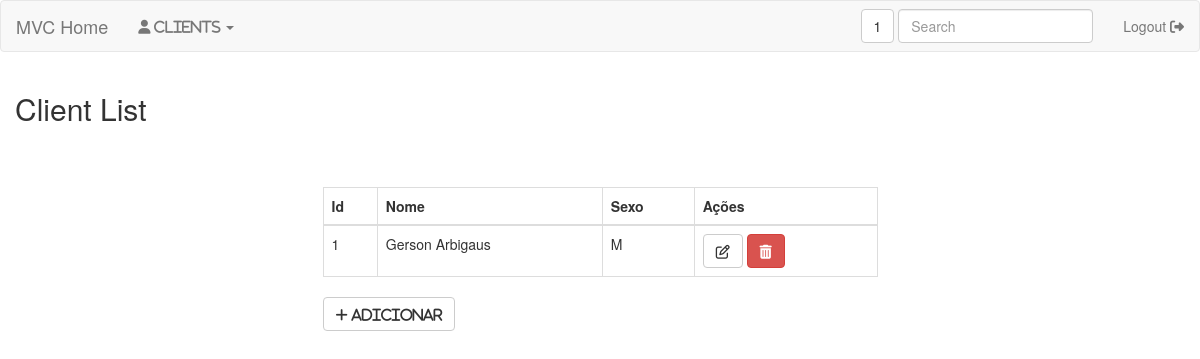
The app's page /clients, older data.
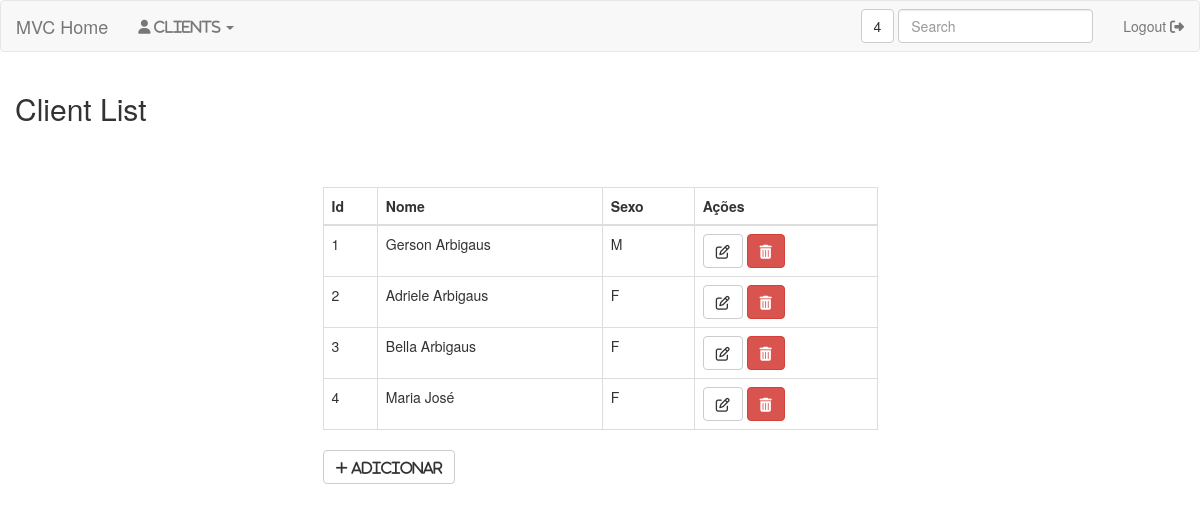
The same page, newer data.
### tables this page shows
CREATE TABLE `tab_clients` (
  `id_client` int(11) NOT NULL,
  `client_name` varchar(80) NOT NULL,
  `client_genre` varchar(1) NOT NULL
);

### core/Controller.php (called while the page is built, shortened)
<?php
class Controller {
	public function loadTemplate($viewName, $viewData = array()){
		$count_client = Clients::CountClients();
		include 'views/template.php';
	}
	public function loadViewInTemplate($viewName, $viewData = array()){
		extract($viewData);
		include 'views/'.$viewName.'.php';
	}
}

### controllers/clientsController.php (called while the page is built, shortened)
<?php
class clientsController extends Controller{
	public function index(){
		$data = array();
		Clients::ReadAll();
		$data['list_client'] = Clients::getResult();
		$this->loadTemplate("clients_list",$data);
	}
}

### core/Core.php (called while the page is built, shortened)
<?php
class Core{
	public function run(){
		$url = '/'.((isset($_GET['q']))?$_GET['q']:'');
		$params = array();
		if(!empty($url) && $url != '/') {
			$url = explode('/', $url);
			array_shift($url);
			$currentController = $url[0].'Controller';
			array_shift($url);
			if(isset($url[0])) {
				$currentAction = $url[0];
				array_shift($url);
			}else{
				$currentAction = 'index';
			}
		}else{
			$currentController = 'homeController';
			$currentAction = 'index';
		}
		require_once 'core/Controller.php';
		if(file_exists('controllers/'.$currentController.'.php')):
			$c = new $currentController();
		else:
			$c = new notFoundController();
		endif;
		call_user_func_array(array($c, $currentAction), $params);
	}
}
?>

### index.php (called while the page is built, shortened)
<?php
require 'config.php';
$core = new Core();
$core->run();
 ?>

### models/Clients.php (called while the page is built, shortened)
<?php
class Clients extends Model {
	public static function CountClients(){
		$Query = "SELECT COUNT(id_client) AS Total FROM tab_clients";
		Clients::FullRead($Query);
		return Clients::getResult()[0]['Total'];
	}
}

### core/Model.php (called while the page is built, shortened)
<?php
abstract class Model {
	private static $Connect = null;
	protected static $Table;
	private static $Result;
	private static function Conn(): PDO{
		global $config;
		try {
			if (self::$Connect == null):
				$options = [PDO::MYSQL_ATTR_INIT_COMMAND => "SET NAMES UTF8"];
				self::$Connect = new PDO("mysql:dbname=".$config['dbname'].";host=".$config['host'],$config['dbuser'],$config['dbpass'],$options);
				self::$Connect->setAttribute(PDO::ATTR_ERRMODE,PDO::ERRMODE_EXCEPTION);
			endif;
		} catch (PDOException $e) {
			die($e->getMessage());
		}
		return self::$Connect;
	}
	public static function DB(){
		return self::Conn();
	}
	public static function getResult(){
		return self::$Result;
	}
	public static function ReadAll(){
		try {
			$tableName = static::$Table;
			$stmt = self::DB()->prepare("SELECT * FROM {$tableName}");
			$stmt->execute();
			if($stmt->rowCount() > 0):
				self::$Result = $stmt->fetchAll(PDO::FETCH_ASSOC);
				return self::$Result;
			endif;
		} catch (PDOException $e) {
			die($e->getMessage());
		}
	}
	public static function FullRead(string $Query,array $Fields = null){
		try {
			$stmt = self::DB()->prepare($Query);
			$stmt->execute();
			if($stmt->rowCount() > 0):
				self::$Result = $stmt->fetchAll(PDO::FETCH_ASSOC);
				return self::$Result;
			endif;
		} catch (PDOException $e) {
			die($e->getMessage());
		}
	}
}

### config.php (called while the page is built, shortened)
<?php
$config = array();
if(ENVIRONMENT == "development") {
	$config['dbname'] = 'mvc';
	$config['host'] = 'localhost';
	$config['dbuser'] = 'projetos';
	$config['dbpass'] = 'g123456@*';
} else {
	$config['dbname'] = 'mvc';
	$config['host'] = 'localhost';
	$config['dbuser'] = 'projetos';
	$config['dbpass'] = 'g123456@*';
}

### views/clients_list.php (the view, shortened to what this page needs)
<div class="container-fluid">
<h2>Client List</h2>
<div class="col-md-4 col-md-offset-4 alert ">
</div>
	<div class="col-md-6 col-md-offset-3">
		<table class="table table-stripped table-bordered">
			<thead>
				<th>Id</th>
				<th>Nome</th>
				<th>Sexo</th>
				<th>Ações</th>
			</thead>
			<tbody>
			<?php if(!empty($list_client)): ?>
				<?php foreach($list_client as $Clients): ?>
				<?php extract($Clients); ?>
				<tr>
					<td><?php echo $id_client; ?></td>
					<td><?php echo $client_name; ?></td>
					<td><?php echo $client_genre; ?></td>
					<td>
						<a class="btn btn-default" href="<?php echo BASE."/clients/edit/".$id_client; ?>"><em class="fa fa-edit"></em></a>
						<a class="btn btn-danger remover" id="<?php echo $id_client; ?>" rel="clients/del/" href="#"><em class="fa fa-trash"></em></a>
						</td>
				</tr>
				<?php endforeach; ?>
			<?php else: ?>
				<tr>
					<td colspan="4">Sem registros...</td>
				</tr>
			<?php endif; ?>
			</tbody>
		</table>
		<a class="btn btn-default" href="<?php echo BASE; ?>/clients/add"><span class="fa fa-plus"> Adicionar</span></a>
	</div>
</div>

### views/template.php (shortened to what this page needs)
<!DOCTYPE html>
<html>
<head>
        <link href="<?= BASE; ?>/assets/css/bootstrap.min.css" rel="stylesheet">
        <link href="<?= BASE; ?>/assets/css/font-awesome.css" rel="stylesheet">
    </head>
<body>
	<nav class="navbar navbar-default">
		<div class="container-fluid">
			<div class="navbar-header">
				<a class="navbar-brand" href="<?php echo BASE; ?>">MVC Home</a>
			</div>
			<ul class="nav navbar-nav navbar-left">
				<li class="dropdown">
				<a href="#" class="dropdown-toggle" data-toggle="dropdown" role="button" aria-haspopup="true" aria-expanded="false"><span class="fa fa-user"> Clients</span> <span class="caret"></span></a>
				</li>
			</ul>
			<ul class="nav navbar-nav navbar-right">
				<li class="nav-item"><a href="login.html" class="nav-link logout">Logout <i class="fa fa-sign-out"></i></a></li>
			</ul>
			<form class="navbar-form navbar-right" method="POST">
				<span class="btn btn-default count_client"><?php echo $count_client; ?></span>
				<div class="form-group">
					<input type="text" name="client_name" class="form-control" placeholder="Search">
				</div>
			</form>
		</div>
	</nav>
	<?php $this->loadViewInTemplate($viewName, $viewData); ?>
</body>
</html>

Row changes from the older to the newer data that the page shows:
added tab_clients: id_client "2", client_name "Adriele Arbigaus", client_genre "F"
added tab_clients: id_client "3", client_name "Bella Arbigaus", client_genre "F"
added tab_clients: id_client "4", client_name "Maria José", client_genre "F"
Text that changed along with them:
$count_client: "1" → "4"
